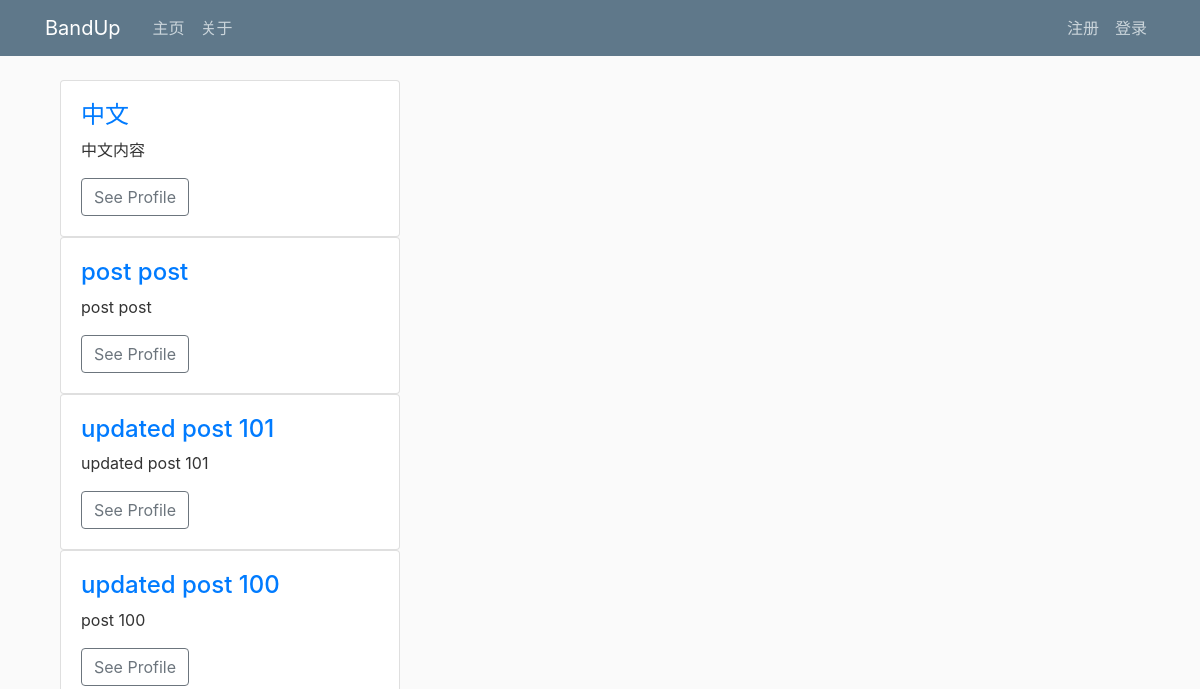
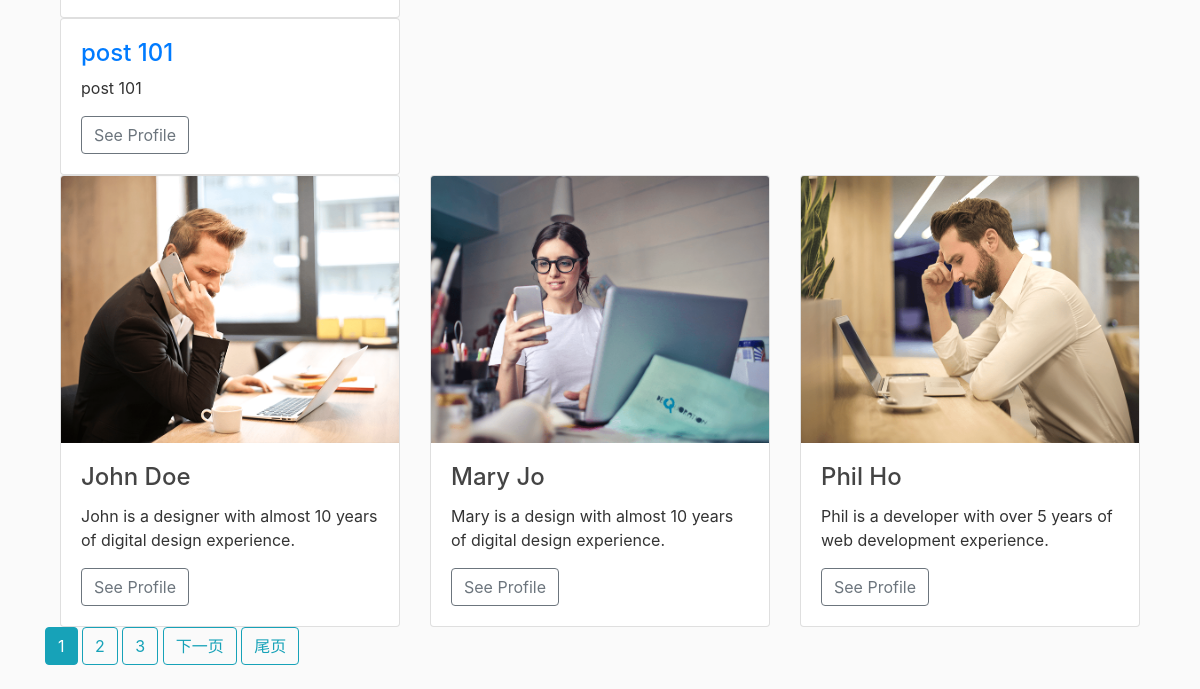
The app's page /, older data (2 pictures, top to bottom).
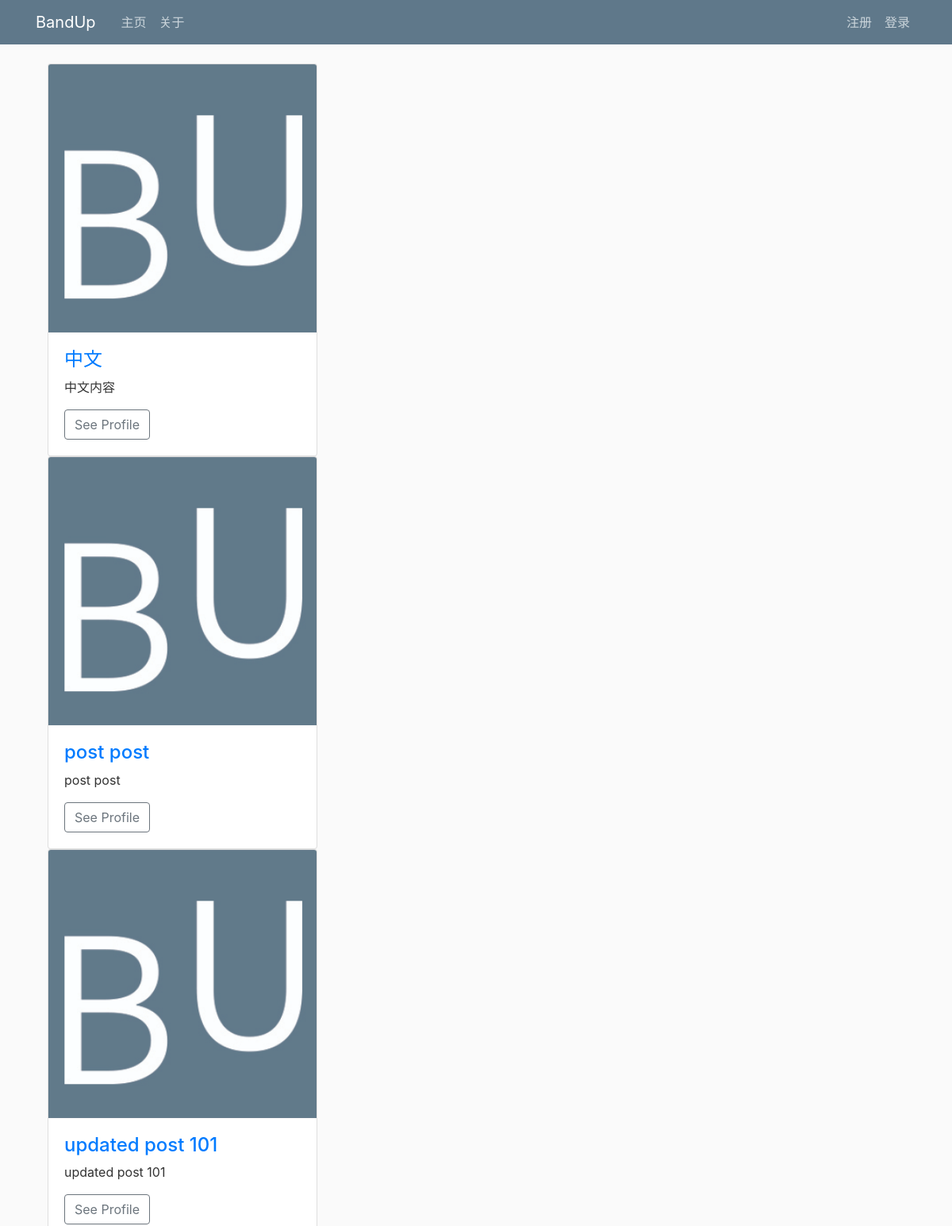
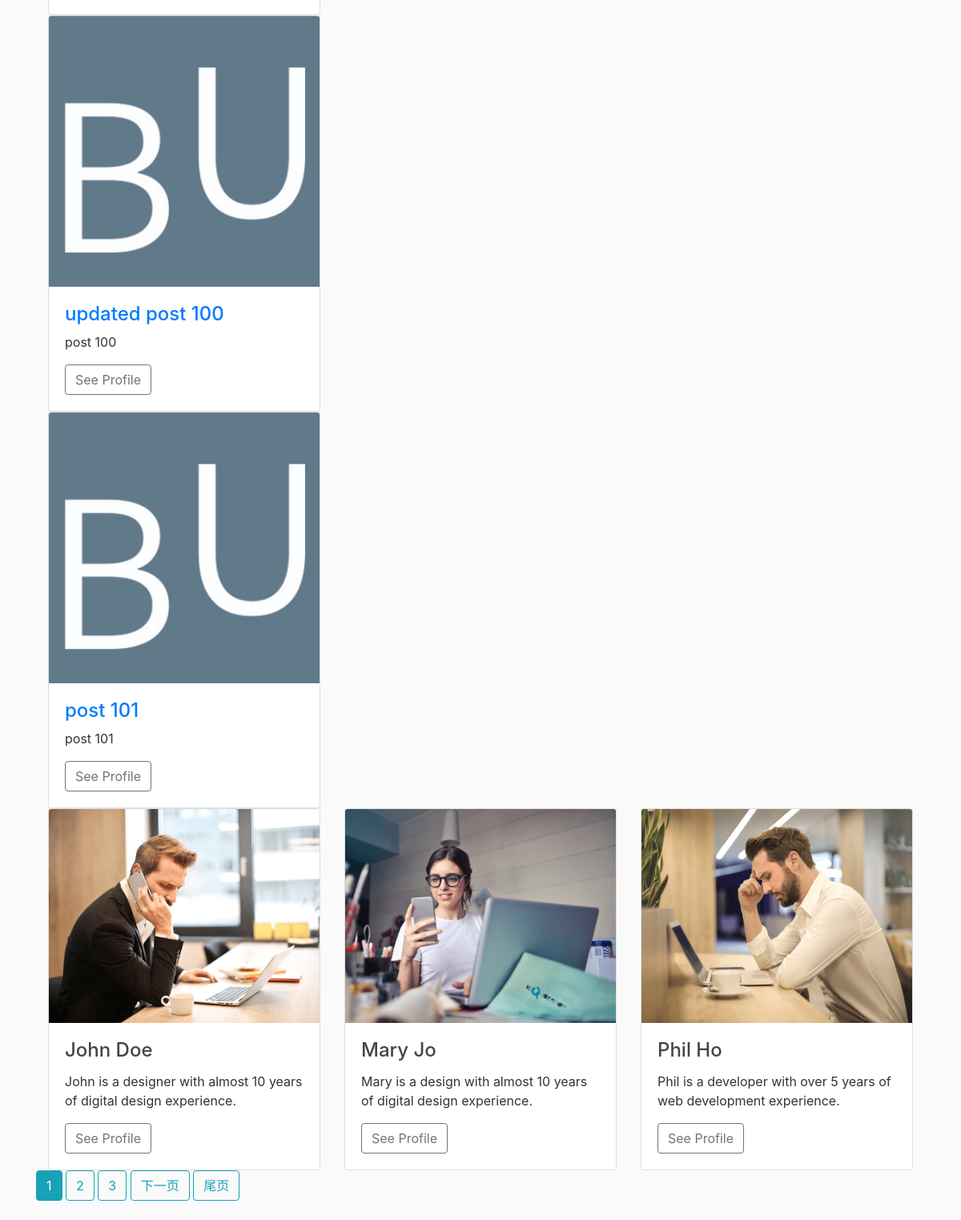
The same page, newer data (2 pictures, top to bottom).
### myapp/models.py (models this page shows, shortened)
class Post(models.Model):
    title = models.CharField(max_length=100)
    content = models.TextField()
    date_posted = models.DateTimeField(default=timezone.now)
    author = models.ForeignKey(User, on_delete=models.CASCADE)
    cover_image = models.ImageField(default='bandup/media/default.jpg', upload_to='profile_pics')

### users/models.py (models this page shows, shortened)
class Profile(models.Model):
    user = models.OneToOneField(User, on_delete=models.CASCADE)
    image = models.ImageField(default='default.jpg', upload_to='profile_pics')

### myapp/views.py (the view)
# urls.py: path("", PostListView.as_view(), name="myapp-home"),
class PostListView(ListView):
    model = Post
    template_name = 'myapp/home.html'    # <app>/<model>_<viewtype>.html
    context_object_name = 'posts'
    ordering = ['-date_posted']
    paginate_by = 5

### myapp/templates/myapp/home.html (shortened to what this page needs)
{% extends 'myapp/base.html' %}
{% load crispy_forms_tags %}
{%block content%}
{% for post in posts %}
<div class="container-fluid padding">
    <div class="row padding">
        <div class="col-md-4">
            <div class="card">
                <img class="card-img-top" src="{{ post.author.profile.image.url}}" alt="">
                <div class="card-body">
                    <h4><a class="card-title" href="{% url 'post-detail' post.id %}">{{ post.title }}</a></h4>
                    <p class="card-text">{{ post.content }}</p>
                    <a href="#" class="btn btn-outline-secondary">See Profile</a>
                </div>
            </div>
        </div>
    </div>
</div>
{% endfor %}
<div class="container-fluid padding">
    <div class="row padding">
        <div class="col-md-4">
            <div class="card">
                <img class="card-img-top" src="media/team1.png" alt="">
                <div class="card-body">
                    <h4 class="card-title">John Doe</h4>
                    <p class="card-text">John is a designer with almost 10 years of digital design experience.</p>
                    <a href="#" class="btn btn-outline-secondary">See Profile</a>
                </div>
            </div>
        </div>
        <div class="col-md-4">
            <div class="card">
                <img class="card-img-top" src="media/team2.png" alt="">
                <div class="card-body">
                    <h4 class="card-title">Mary Jo</h4>
                    <p class="card-text">Mary is a design with almost 10 years of digital design experience.</p>
                    <a href="#" class="btn btn-outline-secondary">See Profile</a>
                </div>
            </div>
        </div>
        <div class="col-md-4">
            <div class="card">
                <img class="card-img-top" src="media/team3.png" alt="">
                <div class="card-body">
                    <h4 class="card-title">Phil Ho</h4>
                    <p class="card-text">Phil is a developer with over 5 years of web development experience.</p>
                    <a href="#" class="btn btn-outline-secondary">See Profile</a>
                </div>
            </div>
        </div>
    </div>
</div>
{% if is_paginated %}
{% for num in page_obj.paginator.page_range %}
{% if page_obj.number == num %}
<a class="btn btn-info mb-4" href="?page={{ num }}">{{ num }}</a>
{% elif num > page_obj.number|add:'-3' and num < page_obj.number|add:'3' %}
<a class="btn btn-outline-info mb-4" href="?page={{ num }}">{{ num }}</a>
{% endif %}
{% endfor %}
{% if page_obj.has_next %}
<a class="btn btn-outline-info mb-4" href="?page={{ page_obj.next_page_number }}">下一页</a>
<a class="btn btn-outline-info mb-4" href="?page={{ page_obj.paginator.num_pages }}">尾页</a>
{% endif %}
{% endif %}
{% endblock content %}

### myapp/templates/myapp/base.html (shortened to what this page needs)
{% load static %}
<!DOCTYPE html>
<html>
<head>
    <link rel="stylesheet" href="https://stackpath.bootstrapcdn.com/bootstrap/4.3.1/css/bootstrap.min.css"
>
    <link rel="stylesheet" type="text/css" href="{% static 'myapp/main.css' %}">
</head>
<body>
    <header class="site-header">
        <nav class="navbar navbar-expand-md navbar-dark bg-steel fixed-top">
            <div class="container">
                <a class="navbar-brand mr-4" href="{% url 'myapp-home' %}">BandUp</a>
                <div class="collapse navbar-collapse" id="navbarToggle">
                    <div class="navbar-nav mr-auto">
                        <a class="nav-item nav-link" href="{% url 'myapp-home' %}">主页</a>
                        <a class="nav-item nav-link" href="{% url 'myapp-about' %}">关于</a>
                    </div>
                    <div class="navbar-nav">
                        {% if user.is_authenticated %}
                        <a class="nav-item nav-link" href="{% url 'post-create' %}">发表新贴</a>
                        <a class="nav-item nav-link" href="{% url 'profile' %}">个人资料</a>
                        <a class="nav-item nav-link" href="{% url 'logout' %}">退出</a>
                        {% else %}
                        <a class="nav-item nav-link" href="{% url 'register' %}">注册</a>
                        <a class="nav-item nav-link" href="{% url 'login' %}">登录</a>
                        {% endif %}
                    </div>
                </div>
            </div>
        </nav>
    </header>
    <main role="main" class="container">
        <div class="row">
            <div class="col">
                {% block content %}{% endblock %}
            </div>
        </div>
    </main>
</body>
</html>

### myapp/static/myapp/main.css (style rules this page uses)
body { background: #fafafa; color: #333333; margin-top: 5rem; }
h1, h2, h3, h4, h5, h6 { color: #444444; }
.bg-steel { background-color: #5f788a; }
.site-header .navbar-nav .nav-link { color: #cbd5db; }

Row changes from the older to the newer data that the page shows:
changed through a linked row, Post "中文": author.profile.image: picture added
changed through a linked row, Post "post post": author.profile.image: picture added
changed through a linked row, Post "updated post 101": author.profile.image: picture added
changed through a linked row, Post "updated post 100": author.profile.image: picture added
changed through a linked row, Post "post 101": author.profile.image: picture added
